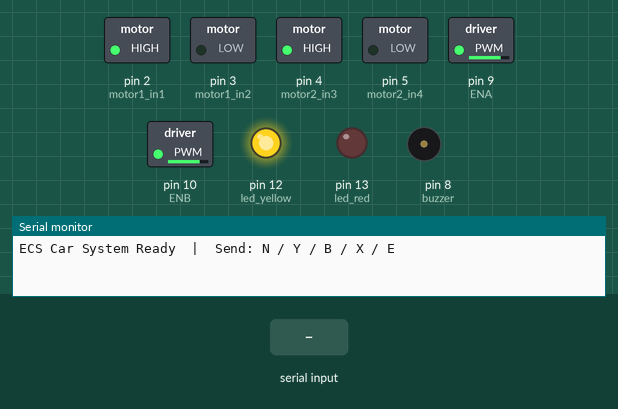
Simulated run of this sketch. Board: Arduino Uno, built with avr-gcc and run on an emulated ATmega328P. Shown: switched loads named in the sketch (green lamp = pin HIGH), output pins drawn as LEDs (lit = HIGH), buzzer (waves = sounding, pin HIGH), the last lines printed to the serial monitor. Dashed ring = blinking. The inputs (shaded band) are chosen by the test bench.

Above: at 1.2 s.
1.3 s: "Y" received over Serial
At 1.75 s:
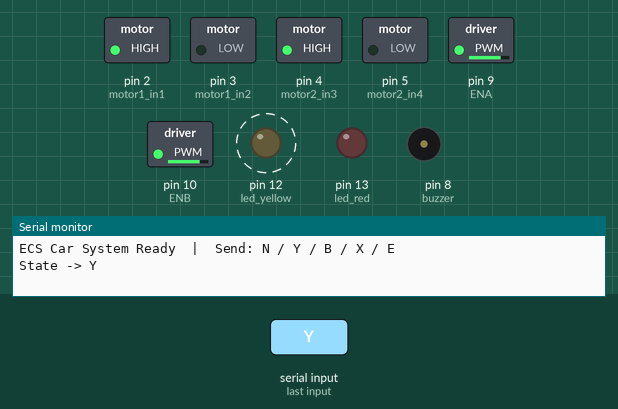
4.3 s: "B" received over Serial
At 4.58 s:
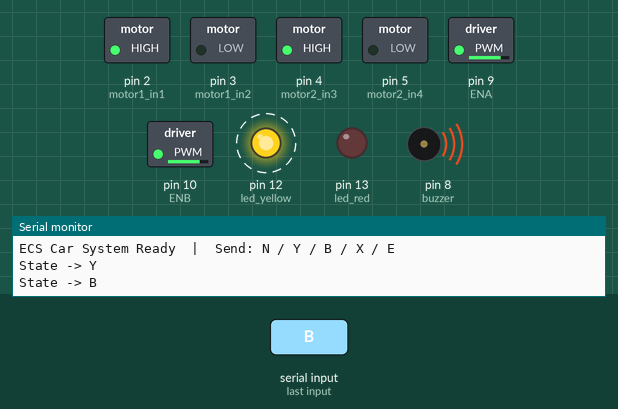
7.3 s: "X" received over Serial
At 8.7 s:
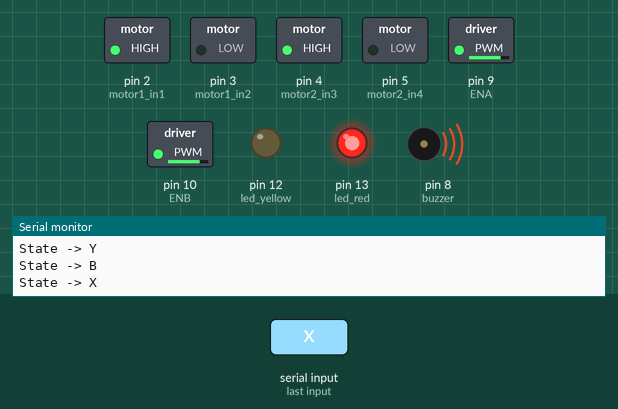
Timing chart, 0 to 10.3 s (numbered marks = the images above; inputs shaded):
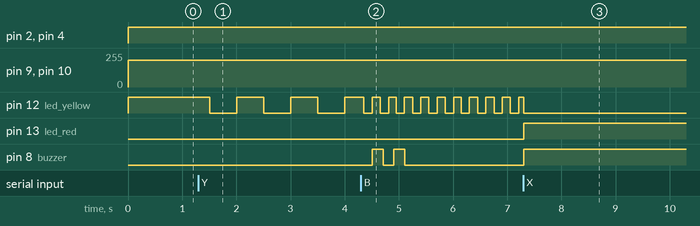

The sketch:

car_system.ino
```cpp
// ============================================================
//  ECS Car System – Arduino Uno (Software Fallback Edition)
//  States received via Serial: N, Y, B, X, E
//  Note: Since the physical Green LED is broken/disconnected,
//        we use the working Blue/Yellow LED & Red LED for all indications.
// ============================================================

// -------- Motor driver pins (L298N) --------
const int motor1_in1 = 2;
const int motor1_in2 = 3;
const int motor2_in3 = 4;
const int motor2_in4 = 5;
const int ENA        = 9;   // PWM for Motor A
const int ENB        = 10;  // PWM for Motor B

// -------- Other components --------
const int buzzer     = 8;
const int led_yellow = 12;  // used as "blue" indicator (our main status light)
const int led_red    = 13;  // used as "sleepy/emergency" status light

// -------- State management --------
char currentState     = 'N';   // start in Normal
char previousState    = ' ';
bool stateJustChanged = true;

// -------- Timing helpers --------
unsigned long stateEntryTime   = 0;   // millis() when we entered current state
unsigned long lastBuzzerToggle = 0;
unsigned long buzzerStartTime  = 0;
int  buzzerBeepCount           = 0;
bool buzzerOn                  = false;
bool bBeepsDone                = false;

// -------- Motor speed --------
const int FULL_SPEED = 200;   // 0-255 PWM
int  currentSpeed    = FULL_SPEED;

// ============================================================
//  LOW-LEVEL HELPERS
// ============================================================

void allLEDsOff() {
  digitalWrite(led_yellow, LOW);
  digitalWrite(led_red,    LOW);
}

void buzzerOff() {
  digitalWrite(buzzer, LOW);
  buzzerOn = false;
}

// Drive both motors forward at the given PWM speed
void motorsForward(int speed) {
  speed = constrain(speed, 0, 255);
  digitalWrite(motor1_in1, HIGH);
  digitalWrite(motor1_in2, LOW);
  digitalWrite(motor2_in3, HIGH);
  digitalWrite(motor2_in4, LOW);
  analogWrite(ENA, speed);
  analogWrite(ENB, speed);
}

// Stop both motors immediately
void motorsStop() {
  digitalWrite(motor1_in1, LOW);
  digitalWrite(motor1_in2, LOW);
  digitalWrite(motor2_in3, LOW);
  digitalWrite(motor2_in4, LOW);
  analogWrite(ENA, 0);
  analogWrite(ENB, 0);
}

// ============================================================
//  STATE HANDLERS
// ============================================================

// ---------- N : Awake -> Blue LED solid ON, wheels moving ----------
void handleState_N() {
  if (stateJustChanged) {
    allLEDsOff();
    buzzerOff();
    digitalWrite(led_yellow, HIGH); // Solid Blue for normal state
    currentSpeed = FULL_SPEED;
    stateJustChanged = false;
  }
  motorsForward(currentSpeed);
}

// ---------- Y : Yawning -> Blue LED flashing slow, wheels moving ----------
void handleState_Y() {
  if (stateJustChanged) {
    allLEDsOff();
    buzzerOff();
    currentSpeed = FULL_SPEED;
    stateJustChanged = false;
  }

  // Flash Blue/Yellow LED slow: 500ms ON, 500ms OFF
  if ((millis() / 500) % 2 == 0) {
    digitalWrite(led_yellow, HIGH);
  } else {
    digitalWrite(led_yellow, LOW);
  }

  motorsForward(currentSpeed);
}

// ---------- B : Drowsy -> Blue LED flashing fast, buzzer 2×, wheels running ----------
void handleState_B() {
  if (stateJustChanged) {
    allLEDsOff();
    buzzerOff();
    currentSpeed    = FULL_SPEED;
    buzzerBeepCount = 0;
    bBeepsDone      = false;
    buzzerOn        = false;
    buzzerStartTime = millis();
    lastBuzzerToggle = millis();
    stateJustChanged = false;
  }

  // --- Two short beeps (200 ms ON, 200 ms OFF each) ---
  if (!bBeepsDone) {
    unsigned long now = millis();
    if (!buzzerOn && (now - lastBuzzerToggle >= 200)) {
      // start a beep
      digitalWrite(buzzer, HIGH);
      buzzerOn = true;
      lastBuzzerToggle = now;
    }
    if (buzzerOn && (now - lastBuzzerToggle >= 200)) {
      // end a beep
      digitalWrite(buzzer, LOW);
      buzzerOn = false;
      lastBuzzerToggle = now;
      buzzerBeepCount++;
      if (buzzerBeepCount >= 2) {
        bBeepsDone = true;
        buzzerOff();
      }
    }
  }

  // Flash Blue/Yellow LED fast: 150ms ON, 150ms OFF
  if ((millis() / 150) % 2 == 0) {
    digitalWrite(led_yellow, HIGH);
  } else {
    digitalWrite(led_yellow, LOW);
  }

  motorsForward(currentSpeed);
}

// ---------- X : Sleepy -> Red light ON constantly, wheels moving, buzzer ON ----------
void handleState_X() {
  if (stateJustChanged) {
    allLEDsOff();
    digitalWrite(led_red, HIGH);  // Solid Red
    digitalWrite(buzzer, HIGH);   // continuous buzzer
    buzzerOn     = true;
    currentSpeed = FULL_SPEED;
    stateJustChanged = false;
  }
  motorsForward(currentSpeed);
}

// ---------- E : Emergency -> Red light ON constantly, continuous buzzer, slow stop after 5 s ----------
void handleState_E() {
  if (stateJustChanged) {
    allLEDsOff();
    digitalWrite(led_red, HIGH);  // Solid Red
    digitalWrite(buzzer, HIGH);   // continuous buzzer
    buzzerOn     = true;
    currentSpeed = FULL_SPEED;
    stateJustChanged = false;
  }

  // Gradually reduce speed after 5 seconds in this state
  unsigned long elapsed = millis() - stateEntryTime;

  if (elapsed > 5000) {
    // Linear ramp-down over the next 3 seconds (5 s -> 8 s)
    unsigned long rampElapsed = elapsed - 5000;
    if (rampElapsed >= 3000) {
      currentSpeed = 0;           // fully stopped
    } else {
      currentSpeed = FULL_SPEED - (int)((long)FULL_SPEED * rampElapsed / 3000);
    }
  }

  if (currentSpeed > 0) {
    motorsForward(currentSpeed);
  } else {
    motorsStop();
  }
}

// ============================================================
//  SETUP
// ============================================================
void setup() {
  Serial.begin(9600);

  // Motor pins
  pinMode(motor1_in1, OUTPUT);
  pinMode(motor1_in2, OUTPUT);
  pinMode(motor2_in3, OUTPUT);
  pinMode(motor2_in4, OUTPUT);
  pinMode(ENA, OUTPUT);
  pinMode(ENB, OUTPUT);

  // Indicators
  pinMode(buzzer,     OUTPUT);
  pinMode(led_yellow, OUTPUT);
  pinMode(led_red,    OUTPUT);

  // Start in state N
  allLEDsOff();
  buzzerOff();
  motorsStop();

  currentState     = 'N';
  stateJustChanged = true;
  stateEntryTime   = millis();

  Serial.println("ECS Car System Ready  |  Send: N / Y / B / X / E");
}

// ============================================================
//  MAIN LOOP
// ============================================================
void loop() {

  // ---- Read incoming state from Serial ----
  if (Serial.available() > 0) {
    char incoming = Serial.read();

    // Accept only valid state characters
    if (incoming == 'N' || incoming == 'Y' || incoming == 'B' ||
        incoming == 'X' || incoming == 'E') {

      if (incoming != currentState) {
        previousState    = currentState;
        currentState     = incoming;
        stateJustChanged = true;
        stateEntryTime   = millis();

        Serial.print("State -> ");
        Serial.println(currentState);
      }
    }
  }

  // ---- Dispatch to current state handler ----
  switch (currentState) {
    case 'N': handleState_N(); break;
    case 'Y': handleState_Y(); break;
    case 'B': handleState_B(); break;
    case 'X': handleState_X(); break;
    case 'E': handleState_E(); break;
    default:  handleState_N(); break;   // fallback
  }

  delay(10);   // small debounce / loop pacing
}
```

Measured:
- after the input at 1.3 s, pin 12 (led_yellow): alternates HIGH for 0.50 s and LOW for 0.49 s, starting after 0.21 s
- after the input at 4.3 s, pin 12 (led_yellow): alternates HIGH for 0.15 s and LOW for 0.15 s, starting after 0.05 s; pin 8 (buzzer): alternates HIGH for 0.20 s and LOW for 0.20 s, 4 changes in all, then stays LOW, starting after 0.21 s
- after the input at 7.3 s, pin 13 (led_red), pin 8 (buzzer): LOW → HIGH at once
